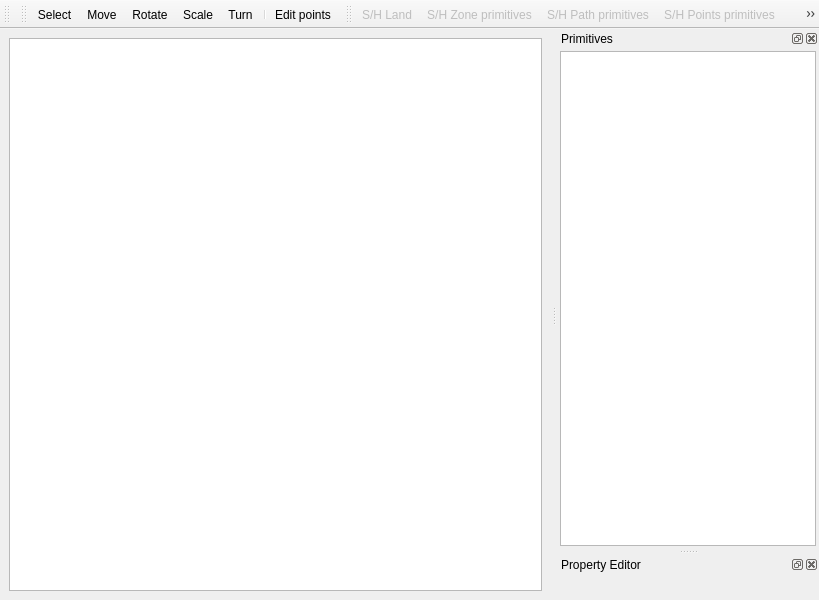
<?xml version="1.0" encoding="UTF-8"?>
<ui version="4.0">
 <class>WorldEditorWindow</class>
 <widget class="QMainWindow" name="WorldEditorWindow">
  <property name="geometry">
   <rect>
    <x>0</x>
    <y>0</y>
    <width>819</width>
    <height>600</height>
   </rect>
  </property>
  <property name="windowTitle">
   <string>MainWindow</string>
  </property>
  <property name="windowIcon">
   <iconset resource="world_editor.qrc">
    <normaloff>:/icons/ic_nel_world_editor.png</normaloff>:/icons/ic_nel_world_editor.png</iconset>
  </property>
  <widget class="QWidget" name="centralwidget">
   <layout class="QGridLayout" name="gridLayout">
    <item row="0" column="0">
     <widget class="LandscapeEditor::LandscapeView" name="graphicsView">
      <property name="interactive">
       <bool>true</bool>
      </property>
      <property name="alignment">
       <set>Qt::AlignLeading|Qt::AlignLeft|Qt::AlignTop</set>
      </property>
      <property name="renderHints">
       <set>QPainter::SmoothPixmapTransform</set>
      </property>
      <property name="dragMode">
       <enum>QGraphicsView::NoDrag</enum>
      </property>
      <property name="transformationAnchor">
       <enum>QGraphicsView::AnchorUnderMouse</enum>
      </property>
      <property name="resizeAnchor">
       <enum>QGraphicsView::AnchorUnderMouse</enum>
      </property>
      <property name="viewportUpdateMode">
       <enum>QGraphicsView::FullViewportUpdate</enum>
      </property>
      <property name="optimizationFlags">
       <set>QGraphicsView::DontAdjustForAntialiasing|QGraphicsView::DontClipPainter</set>
      </property>
     </widget>
    </item>
   </layout>
  </widget>
  <widget class="QToolBar" name="fileToolBar">
   <property name="windowTitle">
    <string>toolBar</string>
   </property>
   <attribute name="toolBarArea">
    <enum>TopToolBarArea</enum>
   </attribute>
   <attribute name="toolBarBreak">
    <bool>false</bool>
   </attribute>
  </widget>
  <widget class="QToolBar" name="worldEditToolBar">
   <property name="windowTitle">
    <string>toolBar</string>
   </property>
   <attribute name="toolBarArea">
    <enum>TopToolBarArea</enum>
   </attribute>
   <attribute name="toolBarBreak">
    <bool>false</bool>
   </attribute>
   <addaction name="selectAction"/>
   <addaction name="moveAction"/>
   <addaction name="rotateAction"/>
   <addaction name="scaleAction"/>
   <addaction name="turnAction"/>
   <addaction name="separator"/>
   <addaction name="pointsAction"/>
  </widget>
  <widget class="QDockWidget" name="treePrimitivesDockWidget">
   <property name="windowTitle">
    <string>Primitives</string>
   </property>
   <attribute name="dockWidgetArea">
    <number>2</number>
   </attribute>
   <widget class="QWidget" name="dockWidgetContents">
    <layout class="QGridLayout" name="gridLayout_2">
     <property name="margin">
      <number>3</number>
     </property>
     <property name="spacing">
      <number>3</number>
     </property>
     <item row="0" column="0">
      <widget class="WorldEditor::PrimitivesView" name="treePrimitivesView">
       <property name="alternatingRowColors">
        <bool>true</bool>
       </property>
       <property name="selectionMode">
        <enum>QAbstractItemView::ExtendedSelection</enum>
       </property>
       <attribute name="headerCascadingSectionResizes">
        <bool>true</bool>
       </attribute>
       <attribute name="headerDefaultSectionSize">
        <number>250</number>
       </attribute>
      </widget>
     </item>
    </layout>
   </widget>
  </widget>
  <widget class="QToolBar" name="shToolBar">
   <property name="windowTitle">
    <string>toolBar</string>
   </property>
   <attribute name="toolBarArea">
    <enum>TopToolBarArea</enum>
   </attribute>
   <attribute name="toolBarBreak">
    <bool>false</bool>
   </attribute>
   <addaction name="visibleLandAction"/>
   <addaction name="visibleZonePrimitivesAction"/>
   <addaction name="visiblePathPrimitivesAction"/>
   <addaction name="vidiblePointPrimitives"/>
   <addaction name="visibleDetailsAction"/>
   <addaction name="visibleGridAction"/>
   <addaction name="visibleGridPointsAction"/>
   <addaction name="separator"/>
   <addaction name="settingsAction"/>
  </widget>
  <widget class="QDockWidget" name="propertyEditDockWidget">
   <property name="windowTitle">
    <string>Property Editor</string>
   </property>
   <attribute name="dockWidgetArea">
    <number>2</number>
   </attribute>
   <widget class="WorldEditor::PropertyEditorPanel" name="propertyEditWidget"/>
  </widget>
  <action name="loadPrimitiveAction">
   <property name="text">
    <string>loadPrimitive</string>
   </property>
  </action>
  <action name="newPrimitiveAction">
   <property name="text">
    <string>newPrimitive</string>
   </property>
  </action>
  <action name="loadLandAction">
   <property name="icon">
    <iconset resource="../landscape_editor/landscape_editor.qrc">
     <normaloff>:/icons/ic_nel_zonel.png</normaloff>:/icons/ic_nel_zonel.png</iconset>
   </property>
   <property name="text">
    <string>loadLand</string>
   </property>
  </action>
  <action name="settingsAction">
   <property name="icon">
    <iconset resource="../landscape_editor/landscape_editor.qrc">
     <normaloff>:/icons/ic_nel_landscape_settings.png</normaloff>:/icons/ic_nel_landscape_settings.png</iconset>
   </property>
   <property name="text">
    <string>Settings</string>
   </property>
  </action>
  <action name="visibleLandAction">
   <property name="checkable">
    <bool>true</bool>
   </property>
   <property name="enabled">
    <bool>false</bool>
   </property>
   <property name="text">
    <string>S/H Land</string>
   </property>
  </action>
  <action name="visibleZonePrimitivesAction">
   <property name="checkable">
    <bool>true</bool>
   </property>
   <property name="enabled">
    <bool>false</bool>
   </property>
   <property name="text">
    <string>S/H Zone primitives</string>
   </property>
   <property name="toolTip">
    <string>S/H Zone Primitives</string>
   </property>
  </action>
  <action name="visiblePathPrimitivesAction">
   <property name="checkable">
    <bool>true</bool>
   </property>
   <property name="enabled">
    <bool>false</bool>
   </property>
   <property name="text">
    <string>S/H Path primitives</string>
   </property>
  </action>
  <action name="visibleDetailsAction">
   <property name="checkable">
    <bool>true</bool>
   </property>
   <property name="enabled">
    <bool>false</bool>
   </property>
   <property name="text">
    <string>S/H Details</string>
   </property>
  </action>
  <action name="visibleGridAction">
   <property name="checkable">
    <bool>true</bool>
   </property>
   <property name="checked">
    <bool>true</bool>
   </property>
   <property name="enabled">
    <bool>true</bool>
   </property>
   <property name="icon">
    <iconset resource="../landscape_editor/landscape_editor.qrc">
     <normaloff>:/icons/ic_grid.png</normaloff>:/icons/ic_grid.png</iconset>
   </property>
   <property name="text">
    <string>S/H Grid</string>
   </property>
  </action>
  <action name="visibleGridPointsAction">
   <property name="checkable">
    <bool>true</bool>
   </property>
   <property name="enabled">
    <bool>false</bool>
   </property>
   <property name="text">
    <string>S/H Grid points</string>
   </property>
   <property name="toolTip">
    <string>Show/hide a dot grid for precise placing; the spacing follows the zoom (10 cm to 160 m)</string>
   </property>
  </action>
  <action name="newWorldEditAction">
   <property name="text">
    <string>New World Edit file</string>
   </property>
  </action>
  <action name="saveWorldEditAction">
   <property name="text">
    <string>Save World Edit file</string>
   </property>
  </action>
  <action name="selectAction">
   <property name="checkable">
    <bool>true</bool>
   </property>
   <property name="icon">
    <iconset resource="world_editor.qrc">
     <normaloff>:/icons/ic_nel_select.png</normaloff>:/icons/ic_nel_select.png</iconset>
   </property>
   <property name="text">
    <string>Select</string>
   </property>
  </action>
  <action name="moveAction">
   <property name="checkable">
    <bool>true</bool>
   </property>
   <property name="icon">
    <iconset resource="world_editor.qrc">
     <normaloff>:/icons/ic_nel_move.png</normaloff>:/icons/ic_nel_move.png</iconset>
   </property>
   <property name="text">
    <string>Move</string>
   </property>
  </action>
  <action name="rotateAction">
   <property name="checkable">
    <bool>true</bool>
   </property>
   <property name="icon">
    <iconset resource="world_editor.qrc">
     <normaloff>:/icons/ic_nel_rotate.png</normaloff>:/icons/ic_nel_rotate.png</iconset>
   </property>
   <property name="text">
    <string>Rotate</string>
   </property>
  </action>
  <action name="scaleAction">
   <property name="checkable">
    <bool>true</bool>
   </property>
   <property name="icon">
    <iconset resource="world_editor.qrc">
     <normaloff>:/icons/ic_nel_scale.png</normaloff>:/icons/ic_nel_scale.png</iconset>
   </property>
   <property name="text">
    <string>Scale</string>
   </property>
  </action>
  <action name="turnAction">
   <property name="checkable">
    <bool>true</bool>
   </property>
   <property name="enabled">
    <bool>true</bool>
   </property>
   <property name="icon">
    <iconset resource="world_editor.qrc">
     <normaloff>:/icons/ic_nel_turn.png</normaloff>:/icons/ic_nel_turn.png</iconset>
   </property>
   <property name="text">
    <string>Turn</string>
   </property>
  </action>
  <action name="pointsAction">
   <property name="checkable">
    <bool>true</bool>
   </property>
   <property name="enabled">
    <bool>true</bool>
   </property>
   <property name="text">
    <string>Edit points</string>
   </property>
  </action>
  <action name="projectSettingsAction">
   <property name="icon">
    <iconset resource="../landscape_editor/landscape_editor.qrc">
     <normaloff>:/icons/ic_nel_landscape_settings.png</normaloff>:/icons/ic_nel_landscape_settings.png</iconset>
   </property>
   <property name="text">
    <string>Project settings</string>
   </property>
  </action>
  <action name="vidiblePointPrimitives">
   <property name="checkable">
    <bool>true</bool>
   </property>
   <property name="enabled">
    <bool>false</bool>
   </property>
   <property name="text">
    <string>S/H Points primitives</string>
   </property>
   <property name="toolTip">
    <string>S/H Points primitives</string>
   </property>
  </action>
 </widget>
 <customwidgets>
  <customwidget>
   <class>LandscapeEditor::LandscapeView</class>
   <extends>QGraphicsView</extends>
   <header>../landscape_editor/landscape_view.h</header>
  </customwidget>
  <customwidget>
   <class>WorldEditor::PrimitivesView</class>
   <extends>QTreeView</extends>
   <header>primitives_view.h</header>
  </customwidget>
  <customwidget>
   <class>WorldEditor::PropertyEditorPanel</class>
   <extends>QWidget</extends>
   <header>property_editor_panel.h</header>
   <container>1</container>
  </customwidget>
 </customwidgets>
 <resources>
  <include location="world_editor.qrc"/>
  <include location="../landscape_editor/landscape_editor.qrc"/>
 </resources>
 <connections/>
</ui>
